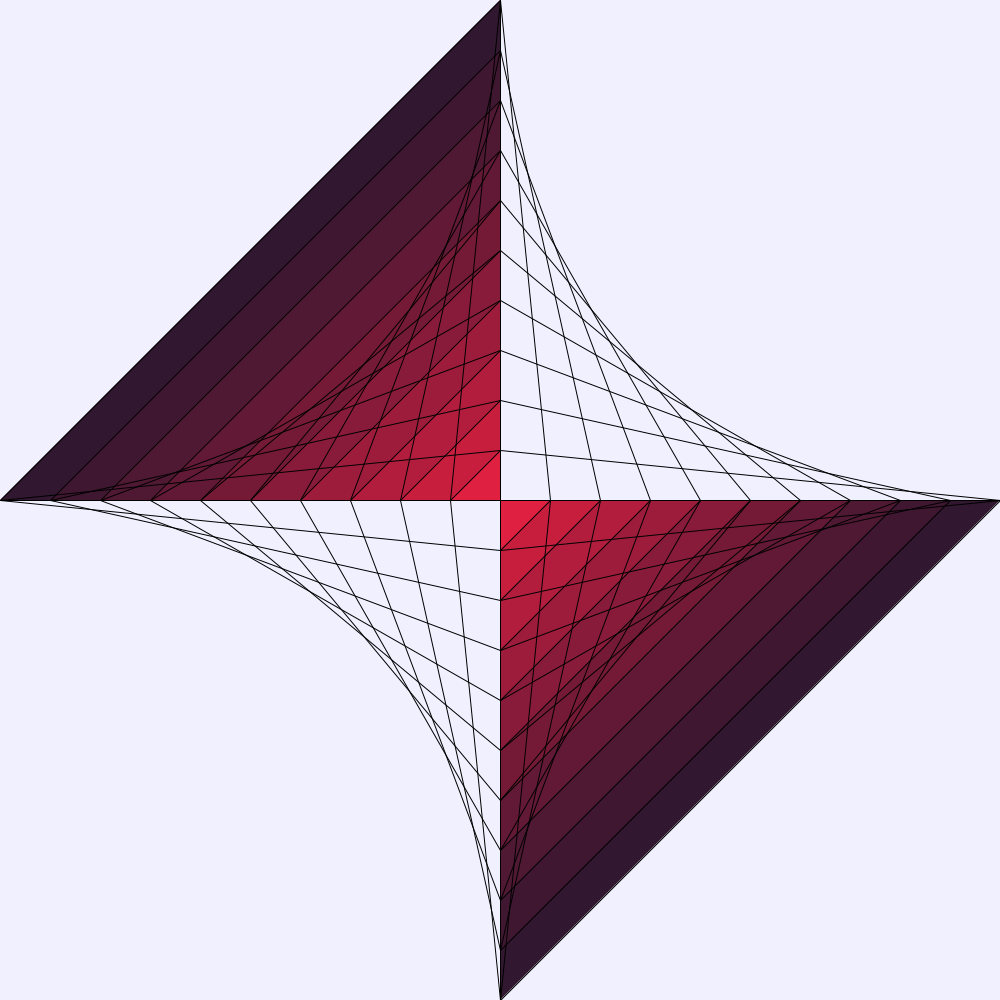
Frame 1 (no input)
Frame 60 (the mouse pressed at the canvas centre just before this capture): identical to frame 1, image omitted
Frame 120 (the mouse held since frame 60 and released just before this capture): identical to frame 1, image omitted

The Processing sketch that drew this single still picture (run headless with seeded random() and noise(); from frame 60 on, the mouse is pressed at the canvas centre):

// Processing sketch: Entrega1_DRQ
// ── Entrega1_DRQ.pde
void setup (){ 
size(1000, 1000);
}

void draw (){
background(240, 240, 255);

//En el eje y los numero posistivos van abajo
translate(500, 500);

//Inferior izquierdo COLOR
fill(#31172F);
triangle(0, 500, 500, 0, 0, 0);

fill(#3F1731);
triangle(0, 450, 450, 0, 0, 0);

fill(#4F1833);
triangle(0, 400, 400, 0, 0, 0);

fill(#611935);
triangle(0, 350, 350, 0, 0, 0);

fill(#741A37);
triangle(0, 300, 300, 0, 0, 0);

fill(#881B39);
triangle(0, 250, 250, 0, 0, 0);

fill(#9E1C3B);
triangle(0, 200, 200, 0, 0, 0);

fill(#B21D3D);
triangle(0, 150, 150, 0, 0, 0);

fill(#C81E3E);
triangle(0, 100, 100, 0, 0, 0);

fill(#E02040);
triangle(0, 50, 50, 0, 0, 0);

//superior derecho
fill(#31172F);
triangle(0, -500, -500, 0, 0, 0);

fill(#3F1731);
triangle(0, -450, -450, 0, 0, 0);

fill(#4F1833);
triangle(0, -400, -400, 0, 0, 0);

fill(#611935);
triangle(0, -350, -350, 0, 0, 0);

fill(#741A37);
triangle(0, -300, -300, 0, 0, 0);

fill(#881B39);
triangle(0, -250, -250, 0, 0, 0);

fill(#9E1C3B);
triangle(0, -200, -200, 0, 0, 0);

fill(#B21D3D);
triangle(0, -150, -150, 0, 0, 0);

fill(#C81E3E);
triangle(0, -100, -100, 0, 0, 0);

fill(#E02040);
triangle(0, -50, -50, 0, 0, 0);








//eje x
line(-500, 0, 500, 0);
//eje y
line(0, -500, 0, 500);

//Cuadrante inferior derercho
line(0, 500, 50, 0);

line(0, 450, 100, 0);

line(0, 400, 150, 0);

line(0, 350, 200, 0);

line(0, 300, 250, 0);

line(0, 250, 300, 0);

line(0, 200, 350, 0);

line(0, 150, 400, 0);

line(0, 100, 450, 0);

line(0, 50, 500, 0);

//cuadrante superior derecho
line(0, -500, 50, 0);

line(0, -450, 100, 0);

line(0, -400, 150, 0);

line(0, -350, 200, 0);

line(0, -300, 250, 0);

line(0, -250, 300, 0);

line(0, -200, 350, 0);

line(0, -150, 400, 0);

line(0, -100, 450, 0);

line(0, -50, 500, 0);

//Cuadrante superior izquierdo
line(0, -500, -50, 0);

line(0, -450, -100, 0);

line(0, -400, -150, 0);

line(0, -350, -200, 0);

line(0, -300, -250, 0);

line(0, -250, -300, 0);

line(0, -200, -350, 0);

line(0, -150, -400, 0);

line(0, -100, -450, 0);

line(0, -50, -500, 0);

//Cuadrante inferior izquierdo
line(0, 500, -50, 0);

line(0, 450, -100, 0);

line(0, 400, -150, 0);

line(0, 350, -200, 0);

line(0, 300, -250, 0);

line(0, 250, -300, 0);

line(0, 200, -350, 0);

line(0, 150, -400, 0);

line(0, 100, -450, 0);

line(0, 50, -500, 0);

}
